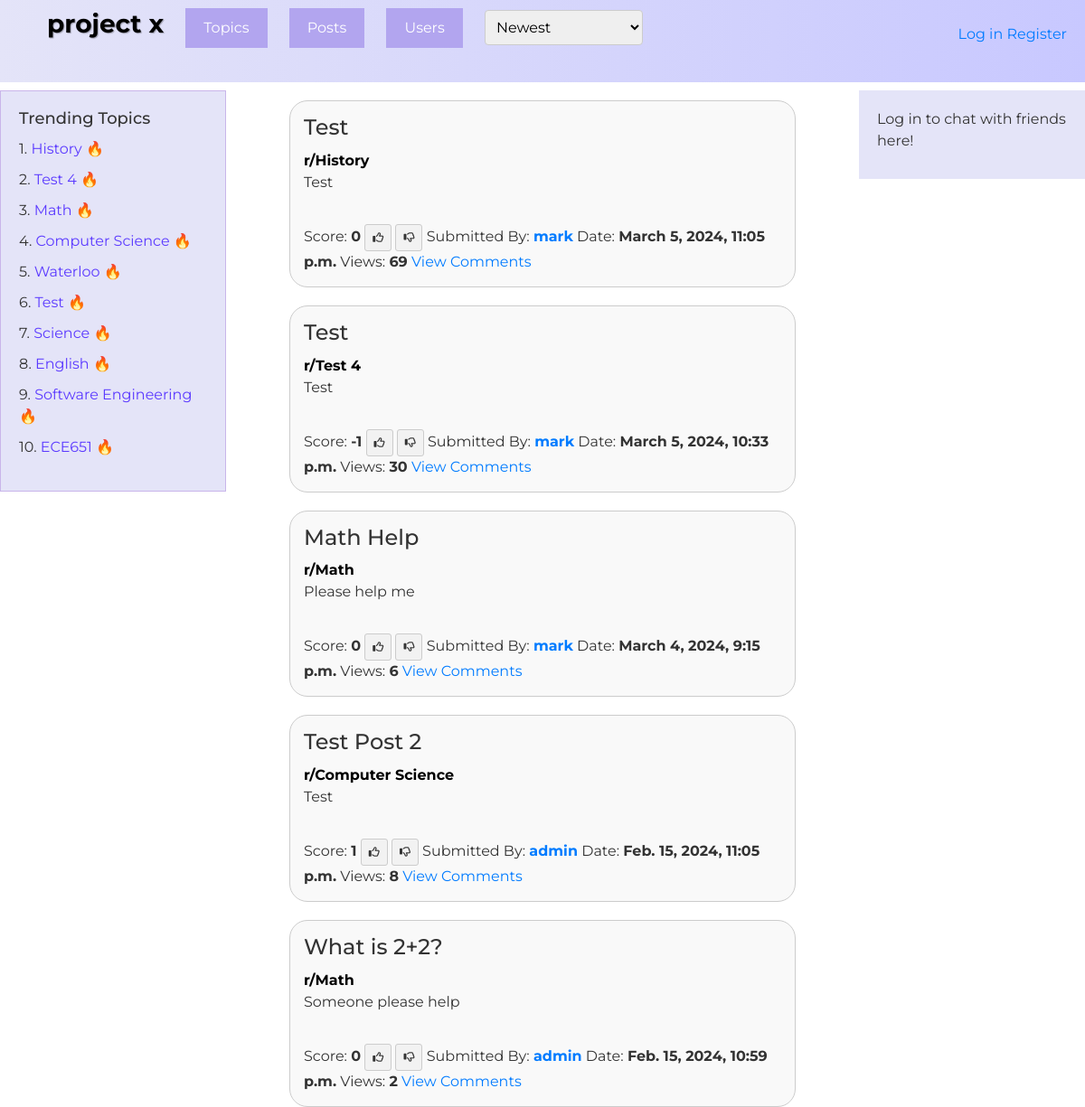
The page / on the database its author committed.
### QuestionHub/models.py (models this page shows, shortened)
class Topic(models.Model):
    id = models.AutoField(primary_key=True, editable=False)
    name = models.CharField(max_length=255)

class Post(models.Model):
    author = models.ForeignKey(User, null=False, on_delete=models.CASCADE)
    topic = models.ForeignKey(Topic, null=True, on_delete=models.CASCADE)
    title = models.CharField(max_length=255, null=False)
    body = models.TextField(null=False)
    timestamp = models.DateTimeField(auto_now_add=True)
    score = models.IntegerField(default=0)
    num_views = models.IntegerField(default=0)

### QuestionHub/views.py (the view)
# urls.py: 2. Add a URL to urlpatterns:  path('', Home.as_view(), name='home')
def Home(request):
    ordering = request.GET.get('ordering', '-timestamp')
    current_user = request.user
    if ordering == 'num_views':
        posts = Post.objects.all().order_by('-num_views')
    elif ordering == 'most_upvoted':
        posts = Post.objects.all().order_by('-score')
    elif ordering == 'most_downvoted':
        posts = Post.objects.all().order_by('score')
    else:
        posts = Post.objects.all().order_by('-timestamp')
    topics = Topic.objects.all()
    trending_topics = Topic.objects.annotate(total_views=Sum('post__num_views')).order_by('-total_views')[:10]
    users = User.objects.all()
    user_votes = []
    post_vote_list = []
    if request.user.is_authenticated:
        user_votes = Vote.objects.filter(user=request.user)
        for vote in user_votes:
          post_vote_list.append(vote.post)
        friends_list = request.user.userprofile.get_friends()
    else:
        friends_list = None
    context = {
        'current_ordering': ordering,
        'posts': posts,
        'topics': topics,
        'current_page': 'post',
        'trending_topics': trending_topics,
        'users': users,
        'all_posts': posts,
        'friends': friends_list,
        'is_authenticated': request.user.is_authenticated,
        'current_user': current_user
    }
    if user_votes:
        context['user_votes'] = user_votes
    if post_vote_list:
        context['post_vote_list'] = post_vote_list
    return render(request, "base.html", context)

### QuestionHub/templates/base.html (shortened to what this page needs)
<!DOCTYPE html>
<html lang="en">
    <head>
        {% load bootstrap5 %}
            {% bootstrap_css %}
    </head>
<body>
    {% include 'navbar.html' %}
    {% include 'sidebar.html'%}
    {% include 'user_sidebar.html'%}
    {% include 'post.html' %}
</body>
</html>

### QuestionHub/templates/sidebar.html
{% if not current_page == 'user_profile' and not current_page == 'my_profile' %}
<div class="sidebar">
    <h2>Trending Topics</h2>
    <ul>
        {% for topic in trending_topics %}
            <li>{{ forloop.counter }}. <a href="{% url 'topic_detail' topic.id %}">{{ topic.name }} 🔥</a></li>
        {% endfor %}
    </ul>
</div>
{%endif%}

### QuestionHub/templates/post.html (shortened to what this page needs)
<div id="filteredPosts">
    {% for post in posts %}
    <div class="post-container">
        <div class="post-list-item">
            <h1 class="post-list-title">
                {{ post.title }}
            </h1>
            <b><a href="{% url 'topic_detail' post.topic.id %}" class = "topic-btn">r/{{ post.topic.name }}</a></b>
            <p>{{ post.body }}</p>
            <br>
            Score: <b>{{ post.score }}</b>
            {% if not post in post_vote_list %}
            <a href="{% url 'upvote_post' post.id 'U' %}" class="vote-btn upvote-btn"><i class="fa-regular fa-thumbs-up"></i></a>
            <a href="{% url 'upvote_post' post.id 'D' %}" class="vote-btn downvote-btn"><i class="fa-regular fa-thumbs-down"></i></a>
        {%endif%}
            Submitted By: <a href="{% url 'user_profile' post.author.id %}"><b>{{ post.author.username }}</b></a>
            Date: <b>{{ post.timestamp }}</b>
            Views: <b>{{post.num_views}}</b>
            <a href="{% url 'post_detail' post.id %}">View Comments</a>
        </div>
    </div>
    {% endfor %}
</div>

### QuestionHub/templates/base.html (style rules this page uses)
body { font-family: 'Montserrat', sans-serif; font-size: 16px; line-height: 1.5; color: #333; }
h1, h2, h3, h4, h5, h6 { margin-top: 0; margin-bottom: 10px; }
p { margin-bottom: 10px; word-wrap: break-word; }
a { color: #007bff; text-decoration: none; }
.post-container { display: flex; justify-content: center; }
.post-list-item { border: 1px solid #ccc; padding: 15px; margin-top: 20px; background-color: #f9f9f9; border-radius: 20px; width: calc(100% / 2 - 40px); max-width: 1000px; }
.post-list-title { font-size: 24px; margin-bottom: 10px; color: #333; }
.vote-btn { display: inline-block; padding: 5px 8px; border: 1px solid #ccc; border-radius: 3px; text-decoration: none; color: #333; font-weight: bold; transition: background-color 0.3s ease; font-size: 12px; }
.upvote-btn { background-color: #f2f2f2; }
.downvote-btn { background-color: #f2f2f2; }
.sidebar { width: 250px; padding: 20px; background-color: #E4E4F8; border: 1px solid #c9b5ea; position: absolute; top: 100px; left: 0; }
.sidebar h2 { font-size: 18px; margin-bottom: 10px; }
.sidebar ul { list-style-type: none; padding: 0; }
.sidebar ul li { margin-bottom: 10px; }
.sidebar ul li a { text-decoration: none; color: #5b3aff; }
.topic-btn { color: #000 }

### rows shown on the page
Topic: name "History"
Topic: name "Test 4"
Topic: name "Math"
Topic: name "Computer Science"
Topic: name "Waterloo"
Topic: name "Test"
Topic: name "Science"
Topic: name "English"
Topic: name "Software Engineering"
Topic: name "ECE651"
Post: title "Test", topic.name "History", body "Test", score "0", author.username "mark", timestamp "March 5, 2024, 11:05 p.m.", num_views "69"
Post: title "Test", topic.name "Test 4", body "Test", score "-1", author.username "mark", timestamp "March 5, 2024, 10:33 p.m.", num_views "30"
Post: title "Math Help", topic.name "Math", body "Please help me", score "0", author.username "mark", timestamp "March 4, 2024, 9:15 p.m.", num_views "6"
Post: title "Test Post 2", topic.name "Computer Science", body "Test", score "1", author.username "admin", timestamp "Feb. 15, 2024, 11:05 p.m.", num_views "8"
Post: title "What is 2+2?", topic.name "Math", body "Someone please help", score "0", author.username "admin", timestamp "Feb. 15, 2024, 10:59 p.m.", num_views "2"
